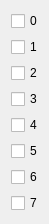
<?xml version="1.0" encoding="UTF-8"?>
<ui version="4.0">
 <class>BitsWidget</class>
 <widget class="QWidget" name="BitsWidget">
  <property name="geometry">
   <rect>
    <x>0</x>
    <y>0</y>
    <width>49</width>
    <height>212</height>
   </rect>
  </property>
  <property name="windowTitle">
   <string>Form</string>
  </property>
  <layout class="QVBoxLayout" name="verticalLayout">
   <property name="rightMargin">
    <number>0</number>
   </property>
   <item>
    <widget class="QCheckBox" name="checkBoxBit0">
     <property name="text">
      <string>0</string>
     </property>
    </widget>
   </item>
   <item>
    <widget class="QCheckBox" name="checkBoxBit1">
     <property name="text">
      <string>1</string>
     </property>
    </widget>
   </item>
   <item>
    <widget class="QCheckBox" name="checkBoxBit2">
     <property name="text">
      <string>2</string>
     </property>
    </widget>
   </item>
   <item>
    <widget class="QCheckBox" name="checkBoxBit3">
     <property name="text">
      <string>3</string>
     </property>
    </widget>
   </item>
   <item>
    <widget class="QCheckBox" name="checkBoxBit4">
     <property name="text">
      <string>4</string>
     </property>
    </widget>
   </item>
   <item>
    <widget class="QCheckBox" name="checkBoxBit5">
     <property name="text">
      <string>5</string>
     </property>
    </widget>
   </item>
   <item>
    <widget class="QCheckBox" name="checkBoxBit6">
     <property name="text">
      <string>6</string>
     </property>
    </widget>
   </item>
   <item>
    <widget class="QCheckBox" name="checkBoxBit7">
     <property name="text">
      <string>7</string>
     </property>
    </widget>
   </item>
  </layout>
 </widget>
 <resources/>
 <connections/>
</ui>
